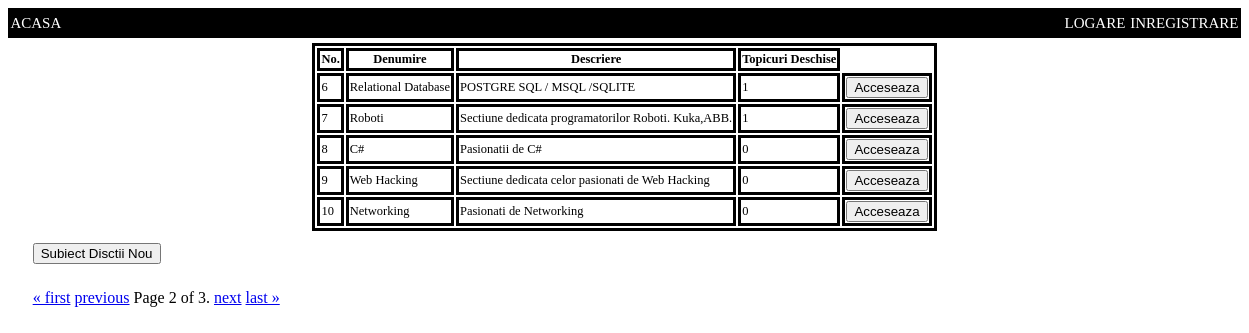
The page /tweet/home/?page=2 on the database its author committed.
### TWEET/models.py (models this page shows, shortened)
class Board(models.Model):
	nume=models.CharField(max_length=30)
	descriere=models.TextField(max_length=100)

### TWEET/views.py (the view)
# urls.py: 2. Add a URL to urlpatterns:  path('', views.home, name='home')
def home(request):
	boards_querry=Board.objects.all()
	pag_object=Paginator(boards_querry,5)
	page=request.GET.get('page')
	page_obj=pag_object.get_page(page)
	session_enq=request.session
	return render(request,'home.html',{'page_obj':page_obj})

### templates/home.html (shortened to what this page needs)
{% extends 'template.html' %}
{% block content %}
<div class="main_page" >
<table>
	<tr>
		<th>No.
		</th>
		<th>
			Denumire
		</th>
		<th>
			Descriere
		</th>
		<th>
			Topicuri Deschise
		</th>
	</tr>
{% for board in page_obj %}
	<tr>
		<td>
			{{board.pk}}
		</td>
		<td>
			{{board.nume}}
		</td>
		<td>
			{{board.descriere}}
		</td>
		<td>
			{{board.topics.all.count}}
		</td>
		<td>
			 <form action="{% url 'TWEET:board' board.pk  %}" method="get">
                <button type="submit">Acceseaza</button>
             </form>
		</td>
	</tr>
{% endfor %}
</table>
</div>
			<div class="btn_add">
			 <form action="{% url 'TWEET:add_board'  %}" method="get">
                <button type="submit">Subiect Disctii Nou</button>
             </form>
         </div>
	<div class="pagination">
    	<span class="step-links">
        {% if page_obj.has_previous %}
            <a href="?page=1">&laquo; first</a>
            <a href="?page={{ page_obj.previous_page_number }}">previous</a>
        {% endif %}
        <span class="current">
            Page {{ page_obj.number }} of {{ page_obj.paginator.num_pages }}.
        </span>
        {% if page_obj.has_next %}
            <a href="?page={{ page_obj.next_page_number }}">next</a>
            <a href="?page={{ page_obj.paginator.num_pages }}">last &raquo;</a>
        {% endif %}
    </span>
</div>
 {% endblock %}

### static/css/style.css (style rules this page uses)
@media screen and (min-width: 601px) { .main_page { font-size: 1vw; } }
.main_page { width: 100%; display: flex; justify-content: center; }
.main_page table { margin-top: 5px; border-style: solid; border-color: black; border-size: 0.5px; }
.main_page th { border-style: solid; border-color:black; border-size: 0.5px; }
.main_page td { border-style: solid; border-color: black; border-size: 0.5px; }
.main_page tr { border-style: solid; border-color: black; border-size: 0.5px; }
.pagination { padding: 2%; width: 100%; display: flex; justify-content: left; }
.btn_add { margin-left: 2%; margin-top: 1%; width: 100%; display: flex; justify-content: left; }

### rows shown on the page
Board: pk "6", nume "Relational Database", descriere "POSTGRE SQL / MSQL /SQLITE", topics.all.count "1"
Board: pk "7", nume "Roboti", descriere "Sectiune dedicata programatorilor Roboti. Kuka,ABB.", topics.all.count "1"
Board: pk "8", nume "C#", descriere "Pasionatii de C#", topics.all.count "0"
Board: pk "9", nume "Web Hacking", descriere "Sectiune dedicata celor pasionati de Web Hacking", topics.all.count "0"
Board: pk "10", nume "Networking", descriere "Pasionati de Networking", topics.all.count "0"

### other values the page prints
{{ page_obj.number }} "2"
{{ page_obj.paginator.num_pages }} "3"
